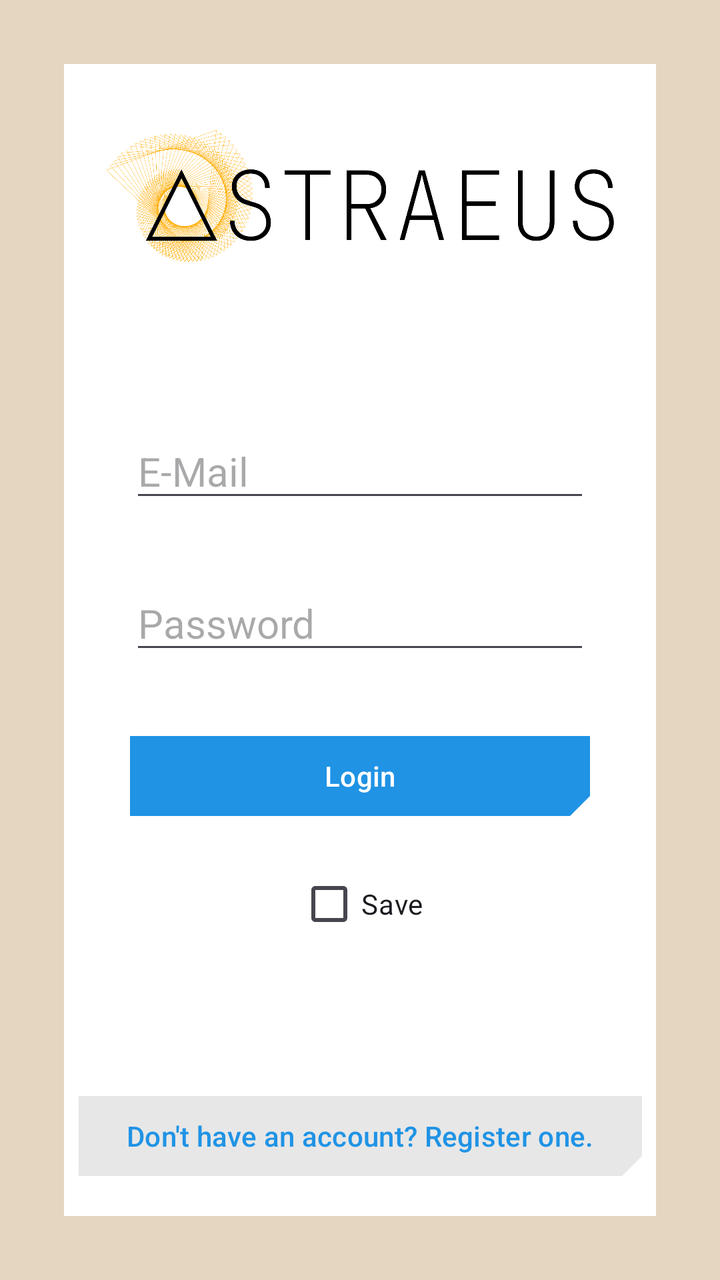
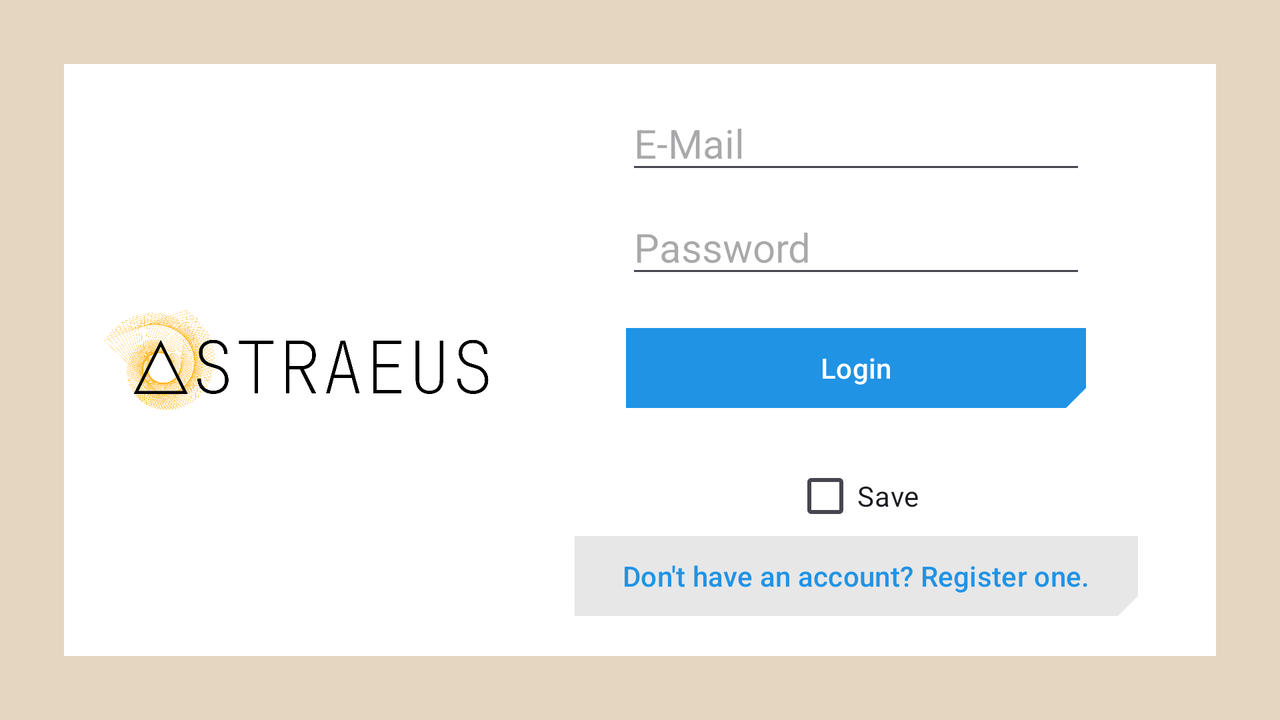

Compare how this app lays out the same screen by default and in its alternative resource folder. The renders come first, then the two layout files and the values they reference.
<!-- AndroidManifest.xml: application theme Base.Theme.Astraeus -->
<!-- res/layout/activity_login.xml -->
<?xml version="1.0" encoding="utf-8"?>
<androidx.constraintlayout.widget.ConstraintLayout xmlns:android="http://schemas.android.com/apk/res/android"
    xmlns:app="http://schemas.android.com/apk/res-auto"
    xmlns:tools="http://schemas.android.com/tools"
    android:id="@+id/main"
    android:layout_width="match_parent"
    android:layout_height="match_parent"
    tools:context=".LoginActivity">

    <androidx.constraintlayout.widget.ConstraintLayout
        android:layout_width="match_parent"
        android:layout_height="match_parent"
        android:layout_marginStart="32dp"
        android:layout_marginTop="32dp"
        android:layout_marginEnd="32dp"
        android:layout_marginBottom="32dp"
        android:background="@drawable/box"
        app:layout_constraintBottom_toBottomOf="parent"
        app:layout_constraintEnd_toEndOf="parent"
        app:layout_constraintStart_toStartOf="parent"
        app:layout_constraintTop_toTopOf="parent">

        <ImageView
            android:id="@+id/imageView3"
            android:layout_width="0dp"
            android:layout_height="100dp"
            android:layout_marginStart="16dp"
            android:layout_marginTop="16dp"
            android:layout_marginEnd="16dp"
            android:scaleType="fitCenter"
            app:layout_constraintEnd_toEndOf="parent"
            app:layout_constraintStart_toStartOf="parent"
            app:layout_constraintTop_toTopOf="parent"
            app:srcCompat="@drawable/logotipo_claro" />

        <EditText
            android:id="@+id/txtEmail"
            android:layout_width="230dp"
            android:layout_height="wrap_content"
            android:layout_marginTop="64dp"
            android:ems="10"
            android:hint="@string/email"
            android:inputType="textEmailAddress"
            android:textSize="20sp"
            app:layout_constraintEnd_toEndOf="parent"
            app:layout_constraintStart_toStartOf="parent"
            app:layout_constraintTop_toBottomOf="@+id/imageView3" />

        <EditText
            android:id="@+id/txtPassword"
            android:layout_width="230dp"
            android:layout_height="wrap_content"
            android:layout_marginTop="32dp"
            android:ems="10"
            android:hint="@string/password"
            android:inputType="textPassword"
            android:textSize="20sp"
            app:layout_constraintEnd_toEndOf="parent"
            app:layout_constraintStart_toStartOf="parent"
            app:layout_constraintTop_toBottomOf="@+id/txtEmail" />

        <Button
            android:id="@+id/btnLogin"
            style="@style/BtnInfo"
            android:layout_width="230dp"
            android:layout_height="wrap_content"
            android:layout_marginTop="32dp"
            android:onClick="doLogin"
            android:text="@string/login"
            app:layout_constraintEnd_toEndOf="parent"
            app:layout_constraintStart_toStartOf="parent"
            app:layout_constraintTop_toBottomOf="@+id/txtPassword" />

        <CheckBox
            android:id="@+id/checkGuardar"
            android:layout_width="wrap_content"
            android:layout_height="wrap_content"
            android:layout_marginTop="16dp"
            android:text="@string/save"
            app:layout_constraintEnd_toEndOf="parent"
            app:layout_constraintStart_toStartOf="parent"
            app:layout_constraintTop_toBottomOf="@+id/btnLogin" />

        <Button
            android:id="@+id/btnToRegister"
            style="@style/BtnNoBox"
            android:layout_width="wrap_content"
            android:layout_height="wrap_content"
            android:layout_marginBottom="16dp"
            android:onClick="goToRegister"
            android:text="@string/btn_no_account"
            app:layout_constraintBottom_toBottomOf="parent"
            app:layout_constraintEnd_toEndOf="parent"
            app:layout_constraintStart_toStartOf="parent" />
    </androidx.constraintlayout.widget.ConstraintLayout>
</androidx.constraintlayout.widget.ConstraintLayout>
<!-- resources referenced by this layout -->
<resources>
  <!-- drawable box (drawable) -->
  <?xml version="1.0" encoding="utf-8"?>
  <shape xmlns:android="http://schemas.android.com/apk/res/android">
      <solid android:color="?attr/colorSurface"></solid>
  </shape>
  <!-- drawable logotipo_claro: png bitmap (drawable, 232973 bytes) -->
  <string name="btn_no_account">Don\'t have an account? Register one.</string>
  <string name="email" translatable="false">E-Mail</string>
  <string name="login">Login</string>
  <string name="password" translatable="false">Password</string>
  <string name="save">Save</string>
  <style name="BtnInfo">
          <item name="shapeAppearanceOverlay">@style/ShapeAppearance.CornerCut</item>
          <item name="backgroundTint">@color/light_main_1</item>
          <item name="android:textColor">@color/light_primary</item>
      </style>
  <style name="BtnNoBox">
          <item name="shapeAppearanceOverlay">@style/ShapeAppearance.CornerCut</item>
          <item name="backgroundTint">@color/light_secondary</item>
          <item name="android:textColor">@color/light_main_1</item>
      </style>
  <style name="Base.Theme.Astraeus" parent="Theme.Material3.DayNight.NoActionBar">
          
          <item name="android:colorBackground">@color/light_background</item>
  
          <item name="colorPrimary">@color/light_main_1</item>
          <item name="colorPrimaryVariant">@color/light_main_2</item>
          <item name="colorOnPrimary">@color/light_secondary</item>
  
          <item name="colorSecondary">@color/light_main_1</item>
          <item name="colorSecondaryVariant">@color/light_main_2</item>
          <item name="colorOnSecondary">@color/light_secondary</item>
  
          <item name="colorSurface">@color/light_primary</item>
          <item name="colorOnSurface">@color/light_main_1</item>
  
          <item name="colorError">@color/light_danger_accent</item>
          <item name="colorOnError">@color/light_danger</item>
      </style>
  <style name="ShapeAppearance.CornerCut" parent="ShapeAppearance.Material3.SmallComponent">
          <item name="cornerFamily">cut</item>
          <item name="cornerSize">0dp</item>
          <item name="cornerSizeBottomRight">10dp</item>
      </style>
  <color name="light_main_1">#2093e5</color>
  <color name="light_primary">#ffffff</color>
  <color name="light_secondary">#e7e7e7</color>
  <color name="light_background">#e5d6c0</color>
  <color name="light_main_2">#76a9e9</color>
  <color name="light_danger_accent">#f3bcbc</color>
  <color name="light_danger">#d31313</color>
</resources>
<!-- res/layout-land/activity_login.xml (the repository's variant of the layout above) -->
<!-- drawn on the phone turned sideways -->
<?xml version="1.0" encoding="utf-8"?>
<androidx.constraintlayout.widget.ConstraintLayout xmlns:android="http://schemas.android.com/apk/res/android"
    xmlns:app="http://schemas.android.com/apk/res-auto"
    xmlns:tools="http://schemas.android.com/tools"
    android:id="@+id/main"
    android:layout_width="match_parent"
    android:layout_height="match_parent"
    tools:context=".LoginActivity">

    <androidx.constraintlayout.widget.ConstraintLayout
        android:layout_width="match_parent"
        android:layout_height="match_parent"
        android:layout_marginStart="32dp"
        android:layout_marginTop="32dp"
        android:layout_marginEnd="32dp"
        android:layout_marginBottom="32dp"
        android:background="@drawable/box"
        app:layout_constraintBottom_toBottomOf="parent"
        app:layout_constraintEnd_toEndOf="parent"
        app:layout_constraintStart_toStartOf="parent"
        app:layout_constraintTop_toTopOf="parent">

        <ImageView
            android:id="@+id/imageView3"
            android:layout_width="200dp"
            android:layout_height="0dp"
            android:layout_marginStart="16dp"
            android:layout_marginTop="16dp"
            android:layout_marginBottom="16dp"
            android:scaleType="fitCenter"
            app:layout_constraintBottom_toBottomOf="parent"
            app:layout_constraintStart_toStartOf="parent"
            app:layout_constraintTop_toTopOf="parent"
            app:srcCompat="@drawable/logotipo_claro" />

        <EditText
            android:id="@+id/txtEmail"
            android:layout_width="230dp"
            android:layout_height="wrap_content"
            android:layout_marginTop="16dp"
            android:ems="10"
            android:hint="@string/email"
            android:inputType="textEmailAddress"
            android:textSize="20sp"
            app:layout_constraintEnd_toEndOf="parent"
            app:layout_constraintStart_toEndOf="@+id/imageView3"
            app:layout_constraintTop_toTopOf="parent" />

        <EditText
            android:id="@+id/txtPassword"
            android:layout_width="230dp"
            android:layout_height="wrap_content"
            android:layout_marginTop="8dp"
            android:ems="10"
            android:hint="@string/password"
            android:inputType="textPassword"
            android:textSize="20sp"
            app:layout_constraintEnd_toEndOf="parent"
            app:layout_constraintStart_toEndOf="@+id/imageView3"
            app:layout_constraintTop_toBottomOf="@+id/txtEmail" />

        <Button
            android:id="@+id/btnLogin"
            style="@style/BtnInfo"
            android:layout_width="230dp"
            android:layout_height="wrap_content"
            android:layout_marginTop="16dp"
            android:onClick="doLogin"
            android:text="@string/login"
            app:layout_constraintEnd_toEndOf="parent"
            app:layout_constraintStart_toEndOf="@+id/imageView3"
            app:layout_constraintTop_toBottomOf="@+id/txtPassword" />

        <CheckBox
            android:id="@+id/checkGuardar"
            android:layout_width="wrap_content"
            android:layout_height="wrap_content"
            android:layout_marginTop="16dp"
            android:text="@string/save"
            app:layout_constraintEnd_toEndOf="parent"
            app:layout_constraintStart_toEndOf="@+id/imageView3"
            app:layout_constraintTop_toBottomOf="@+id/btnLogin" />

        <Button
            android:id="@+id/btnToRegister"
            style="@style/BtnNoBox"
            android:layout_width="wrap_content"
            android:layout_height="wrap_content"
            android:layout_marginBottom="16dp"
            android:onClick="goToRegister"
            android:text="@string/btn_no_account"
            app:layout_constraintBottom_toBottomOf="parent"
            app:layout_constraintEnd_toEndOf="parent"
            app:layout_constraintStart_toEndOf="@+id/imageView3" />
    </androidx.constraintlayout.widget.ConstraintLayout>
</androidx.constraintlayout.widget.ConstraintLayout>
